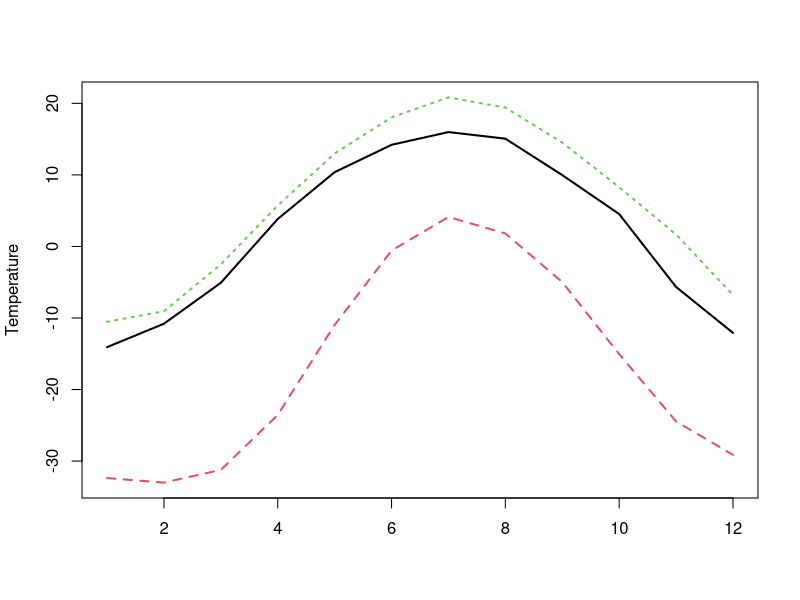
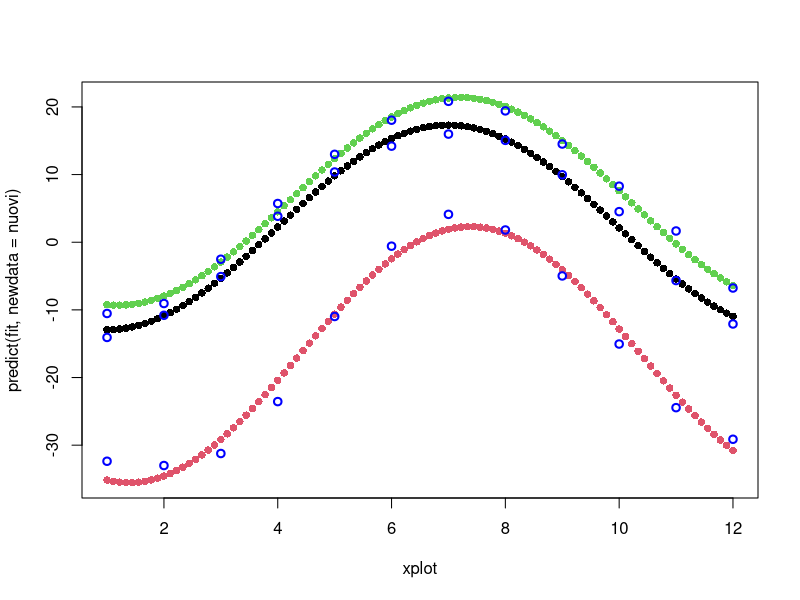
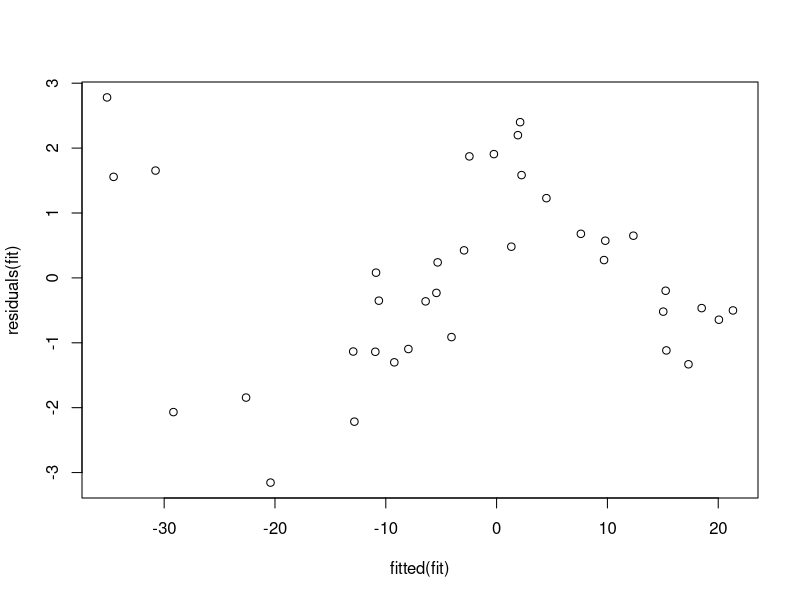
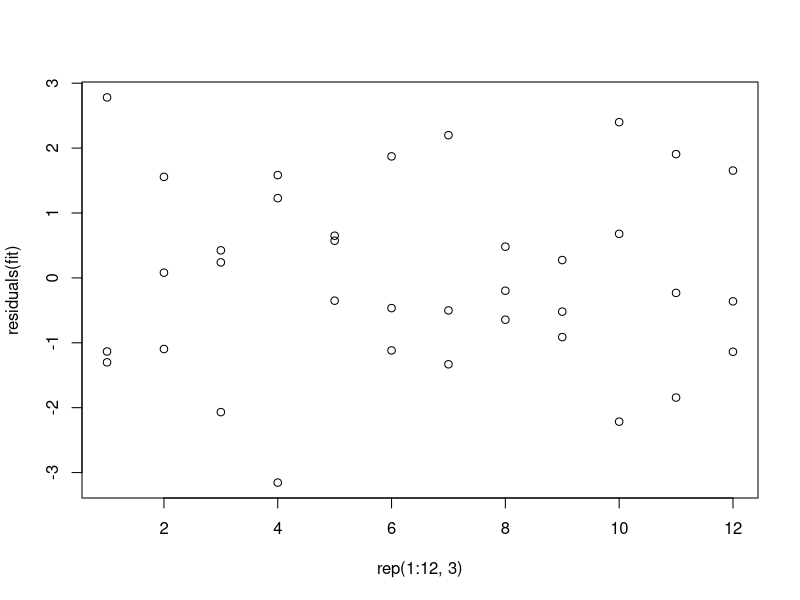
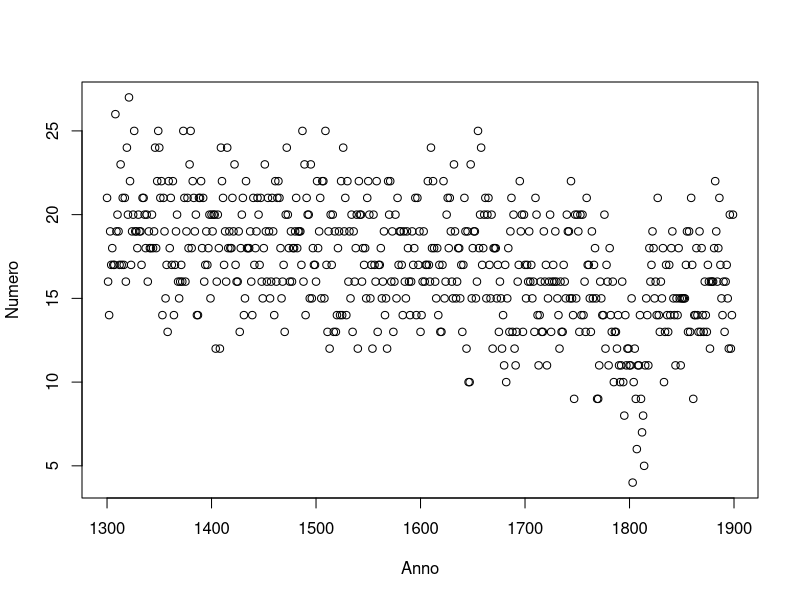
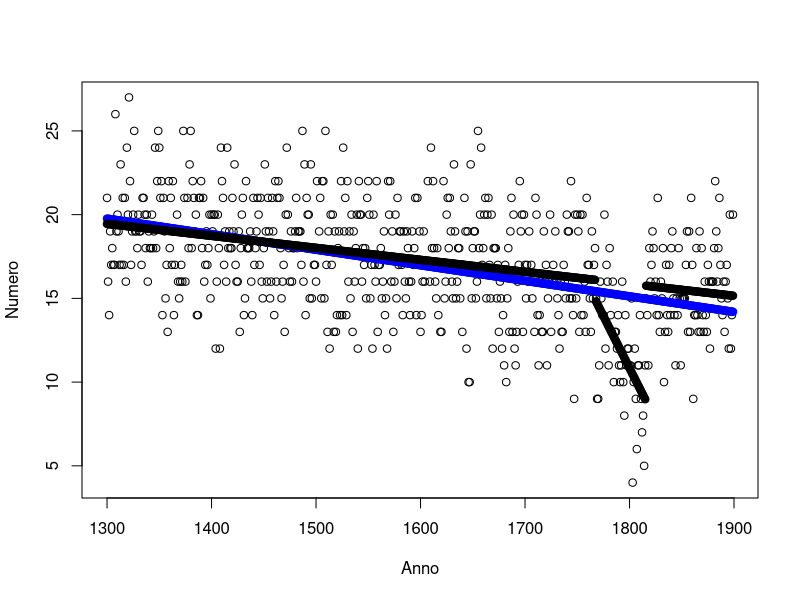
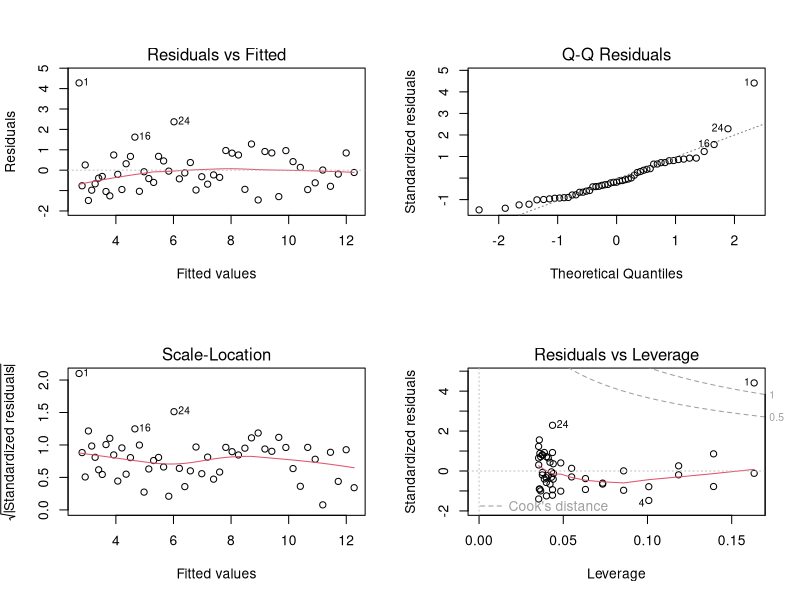
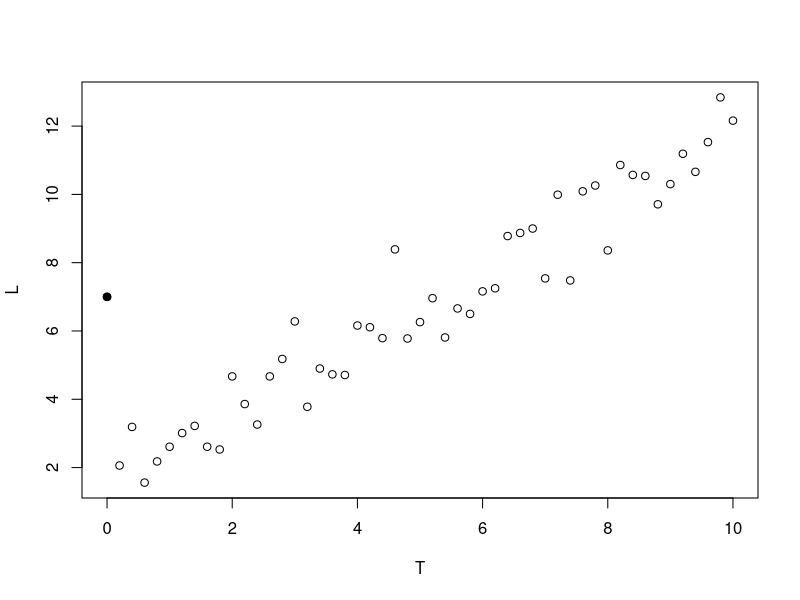

Here is the R script that generated these plots, in order:
setwd("D:/RTDA/Didattica/Applied Statistics MATE 19-20/Lab11 - LM")

library(MASS)
library(car)

#_______________________________________________________________________________
##### Problem 2 of 28/2/2007
#####--------------------------------------
# Pb2.txt dataset shows average monthly temperature (?C) recorded in
# 2006 in three Canadian locations: Edmonton, Montreal and Resolute.
# It is common in meteorology to assume that the average monthly 
# temperatures fluctuatesinusoidally around an annual average value:
# Temp.g (t) =  beta0.g +beta1.g * sin (2pi / 12 * t) + 
#               beta2.g * cos (2pi / 12 * t) + eps
# with eps ~ N (0,2), t = 1, 2, 3,. . . , 12 (month) and g = Edmonton, 
# Resolute, Montreal (Location).
# (a) Using the least squares method is estimate the 10 parameters of the model
# (b) Verify the model assumptions.
# (c) Taking advantage of the known trigonometric relation
#     sin(alpha-beta) = sin(alpha) * cos(beta) - cos(alpha) * sin(beta)
#     and reinterpreting the model of the form:
#     Tempg (t) = ??.g + A.g * sin (2pi / 12 * (t-phi.g) + eps
#     report the analytical relation between the new parameters
#     (??.g, A.g, phi.g) and the old parameters (beta0.g, beta1.g, beta2.g).
# (d) Estimate the parameters of the new formulation, namely:
#     - The annual average values (??.g).
#     - The oscillation amplitudes (A.g).
#     - The phases of the oscillations (phi'g).
# (e) Through the use of an appropriate statistical test (report the
#     corresponding p-value) justify the possibility of using a reduced model
#     that assume that the fluctuations have same amplitude and phase, but 
#     different annual means in the stations of in Edmonton and Montreal.

Temperature <- read.table('Pb2.txt')
Temperature

x11()
matplot(Temperature, type='l', lwd=2)
dev.off()

temp <- cbind(Tem = c(Temperature[,1],Temperature[,2],Temperature[,3]),
              Sin = sin(2*pi/12*c(1:12,1:12,1:12)),
              Cos = cos(2*pi/12*c(1:12,1:12,1:12)),
              Res = c(rep(0,12), rep(1,12), rep(0,12)), # dummy for Resolute
              Mon = c(rep(0,12), rep(0,12), rep(1,12))) # dummy for Montreal

temp <- data.frame(temp)
temp


### question (a)

fit <- lm(Tem ~ Res + Mon + Sin + Cos + Res*Sin + Res*Cos +Mon*Sin + Mon*Cos, data=temp)
summary(fit)

xplot <- rep(seq(1,12,len=100),3)
nuovi <- data.frame(Sin = sin(2*pi/12*xplot), Cos = cos(2*pi/12*xplot),
                    Res = c(rep(0,100), rep(1,100), rep(0,100)),
                    Mon = c(rep(0,200), rep(1,100)))

x11()
plot(xplot, predict(fit, newdata = nuovi) ,col=rep(1:3,each=100), pch=16)
points(rep(1:12,3), temp$Tem, col='blue', lwd=2)

dev.off()

coef(fit)
Beta <- rbind(
  Edmonton = coef(fit)[c(1,4,5)],
  Resolute = coef(fit)[c(1,4,5)] +  coef(fit)[c(2,6,7)],
  Montreal = coef(fit)[c(1,4,5)] +  coef(fit)[c(3,8,9)])
Beta

### question (b)
shapiro.test(residuals(fit))
shapiro.test(rstudent(fit))

x11()

plot(fitted(fit),residuals(fit))
plot(rep(1:12,3),residuals(fit))

dev.off()

### question (c)
nuovi <- cbind(media = Beta[,1], 
               ampiezza = sqrt(Beta[,2]^2+Beta[,3]^2),
               fase = -12/(2*pi)*atan(Beta[,3]/Beta[,2])+6)

### question (d)
nuovi

### question (e)
linearHypothesis(fit,
                 rbind(c(0,0,0,0,0,0,0,1,0),
                       c(0,0,0,0,0,0,0,0,1)),
                 c(0,0))

#_______________________________________________________________________________
##### Problem 4 of 1/7/2009
#####-------------------------
# The Index Librorum Prohibitorum (edition of 1948), lists about 10000 works 
# considered heretical by the Catholic Churchlists. The file 'index.txt'
# shows, for the years ranging from 1300 to 1899, the number of works
# added annually to the Index. Most historians believe that the average
# number of works added each year decreased linearly in time during this
# period (model A). Recently, Prof. Langdon proposed a theory according to
# which the linear trend "momentarily" changed (in a discontinuous way) 
# during the French hegemony period (1768, the Treaty of Versailles, 1815, 
# Battle diWaterloo, inclusive), during which a collapse of the works annually 
# added to the Index occurred (Model B). Defining as ??(t) the average number 
# of works added to the Index in year t, and formalizing the two models as 
# follows:
# Model A: ??(t) = alpha + beta * t;
# Model B: ??(t) = alpha1 + beta1 * t for 1768 <= t <= 1815
#          ??(t) = alpha2 + beta2 * t for t <= 1767 or t> = 1816;
# answer the following questions:
# a) estimate the parameters of both models using the method of least squares;
#    which assumptions needs to be introduced in order to get unbiased estimates?
# b) is there statistical evidence of a different linear trend in the period of
#    French hegemony?
# c) using the model (b) and Bonferroni's inequality, they provide 2 90% 
#    global confidence intervals for the mean and the variance of the number
#    of works included in the index in the year 1800;
# d) using the model (b), provide a 90% confidence interval for the difference 
#    between the average number of works added to the Index in 1816 and average 
#    number of works added in 1815.

index <- read.table('index.txt', header=TRUE)
index

rm(Anno); rm(Numero)
attach(index)
x11()
plot(Anno,Numero)

dev.off()

### question a)

# Model A
# Y = alpha + beta*t + eps, E[eps]=0, var(eps)=sigma^2
fitA <- lm(Numero ~ Anno)

summary(fitA)

# Model B
# Y = alpha.g + beta.g*t + eps =
#   = b0 + b1*D + b2*anno + b3*D*anno + eps, E[eps]=0, var(eps)=sigma^2

D <- ifelse(Anno>=1768 & Anno<=1815, 1, 0)

fitB <- lm(Numero ~ D + Anno + D*Anno )
summary(fitB)

alpha <- c(alpha1=coef(fitB)[1]+coef(fitB)[2],alpha2=coef(fitB)[1])
alpha
beta  <- c( beta1=coef(fitB)[3]+coef(fitB)[4], beta2=coef(fitB)[3])
beta

x11()
plot(Anno,Numero)
points(Anno, fitted(fitA), pch=19, col='blue')
points(Anno, fitted(fitB), pch=19)

dev.off()

### question b)

shapiro.test(residuals(fitB))

linearHypothesis(fitB, rbind(c(0,1,0,0),c(0,0,0,1)), c(0,0))

### question c)
k <- 2
alpha <- .1
n <- dim(index)[1]
r <- 3

Z0   <- data.frame(D=1, Anno=1800)
ICBmean <- predict(fitB, Z0, interval='confidence',level=1-alpha/k) 
ICBmean

e <- residuals(fitB)
ICBvar <- data.frame(L=t(e)%*%e/qchisq(1-alpha/(2*k),n-(r+1)),
                     U=t(e)%*%e/qchisq(alpha/(2*k),n-(r+1)))
ICBvar

### question d)
a <- c(0,-1,1,-1815)
Bf <- c('1816-1815_L'= t(a) %*% coefficients(fitB) - sqrt(t(a) %*% vcov(fitB) %*% a) * qt(1 - alpha/2, n-(r+1)),
        '1816-1815_U'= t(a) %*% coefficients(fitB) + sqrt(t(a) %*% vcov(fitB) %*% a) * qt(1 - alpha/2, n-(r+1)) )
Bf

detach(index)


#_______________________________________________________________________________
##### Problem 4 del 4/7/2007
#####-------------------------
# At the Tenaris steel mills, the relationship between length [m] and
# Temperature [?C] of some steel bars that will be sold to Pirelli
# is under study (the data are contained in tenaris.txt file). The relation
# is hypothesized of the kind:
#   L = L0 + C* T + D  * T ^ 2 + eps
# with L the length of the bar, T the temperature of the bar, L0 the length 
# of the bar at 0 ?C, C the coefficientof of linear thermal expansion, D
# the coefficient of quadratic thermal expansion and eps a measurement error
# of zero mean.
# Answer the following questions using appropriate statistical arguments:
# a) Estimate the parameters L0, C, D and the variance of error eps.
# b) Based on the analysis of residuals, do you think that there are the
#    conditions to make inference on the coefficients based on a Gaussian
#    model? (In case of Yes proceed to step (c); in case of negative answer
#    identify the problem, remove it and return to point (a))
# c) Do you think that the model explains the possible dependence between 
#    the temperature T and the length L?
# d) do you deem plausible to consider that the length of the bars at 0 ?C
#    is equal to 2?
# E) do you think that you can eliminate from the model the quadratic term?

ten <- read.table('tenaris.txt', header=TRUE)
ten

attach(ten)

### question a)

fit <- lm(L ~ T + I(T^2))

summary(fit)

e <- residuals(fit)
S2 <- t(e)%*%e / (df.residual(fit))
S2

### question b)

shapiro.test(e)

x11()
par(mfrow=c(2,2))
plot(fit)

x11()
plot(T,L)
points(ten[1,1],ten[1,2],pch=19)

graphics.off()

detach(ten)

# Remove the outlier
ten1 <- ten[-1,]

fit <- lm(L ~ T + I(T^2), data=ten1)
summary(fit)

e <- residuals(fit)
S2 <- t(e)%*%e / (df.residual(fit))
S2

shapiro.test(e)

x11()
par(mfrow=c(2,2))
plot(fit)

dev.off()

### question c)

attach(ten1)
x11()
plot(T,L)
points(T,fitted(fit),col='blue', pch=19)

dev.off()

summary(fit)$r.squared

### question d)

linearHypothesis(fit, c(1,0,0), 2)

### question e)
summary(fit)

# or
linearHypothesis(fit, c(0,0,1), 0)

detach(ten1)


#_______________________________________________________________________________
##### Problem 4 of 09/09/2009
#####--------------------------------------
# A zoologist is studying the temporal evolution of the height of a new breed
# of goat (dataset goat.txt). Using an exponential growth model for the i-th 
# individual of the following type: 
# h_i = A + B (1 - exp(???t_i)) + C eps_i, 
# with: 
# h_i = the height of the individual [cm],
# t_i = the age of the individual [years], 
# eps_i = a random term distributed according to a standard normal distribution, 
# A and B = parameters exclusively dependent on the gender of the individual, 
# C = a parameter  equal for the whole population.
# a) Estimate with the least squares method the 5 parameters of the model.
# b) On the basis of model (a), is there statistical evidence that the mean 
#    heignt at birth (t=0) is different between males and females?
# c) On the basis of model (a), is there statistical evidence that the mean 
#    heignt at adulthood (t=+inf) is different between males and females?
# d) On the basis of tests (b) and (c), implement an appropriate reduced model and 
#    estimate its parameters.
# e) On the basis of the reduced model (d), provide confidence intervals of global 
#    confidence 90% for the mean height at birth and at adulthood of males and females.

goat <- read.table('goat.txt', header=T)
head(goat)
dim(goat)

plot(goat$age, goat$height, col=as.numeric(goat$gender)+1, pch=20)

n <- dim(goat)[1]

# a)
fit <- lm(height ~ gender + I(1 - exp(-age)) + I(1 - exp(-age)):gender, data=goat)
summary(fit)

# b)
library(car)
linearHypothesis(fit,rbind(c(0,1,0,0)),0)

# c)
linearHypothesis(fit,rbind(c(0,1,0,1)),0)

# d)
fit.red <- lm(height ~ I(1 - exp(-age)) + I(1 - exp(-age)):gender, data=goat)
summary(fit.red)

# e)
C <- rbind(c(1,0,0), c(1,1,0), c(1,1,1))

Bf <- rbind(
  c((C %*% coefficients(fit.red))[1] - sqrt((C %*% vcov(fit.red) %*% t(C))[1,1]) * qt(1 - 0.10/6, n-3),
    (C %*% coefficients(fit.red))[1] + sqrt((C %*% vcov(fit.red) %*% t(C))[1,1]) * qt(1 - 0.10/6, n-3)),
  c((C %*% coefficients(fit.red))[2] - sqrt((C %*% vcov(fit.red) %*% t(C))[2,2]) * qt(1 - 0.10/6, n-3),
    (C %*% coefficients(fit.red))[2] + sqrt((C %*% vcov(fit.red) %*% t(C))[2,2]) * qt(1 - 0.10/6, n-3)),
  c((C %*% coefficients(fit.red))[3] - sqrt((C %*% vcov(fit.red) %*% t(C))[3,3]) * qt(1 - 0.10/6, n-3),
    (C %*% coefficients(fit.red))[3] + sqrt((C %*% vcov(fit.red) %*% t(C))[3,3]) * qt(1 - 0.10/6, n-3))
)
